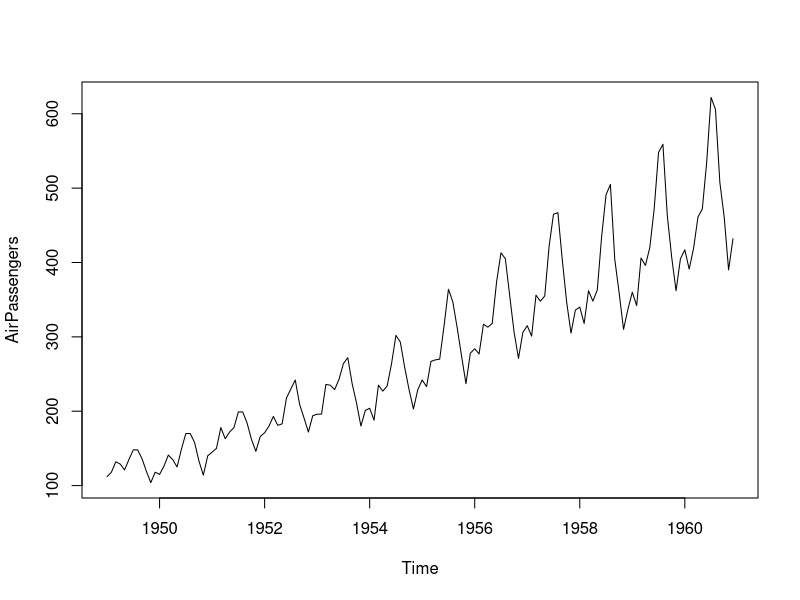
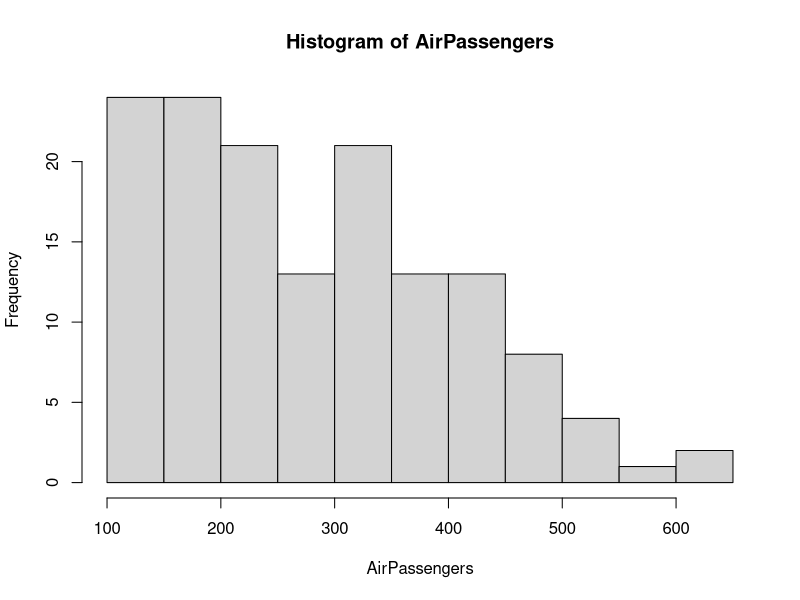
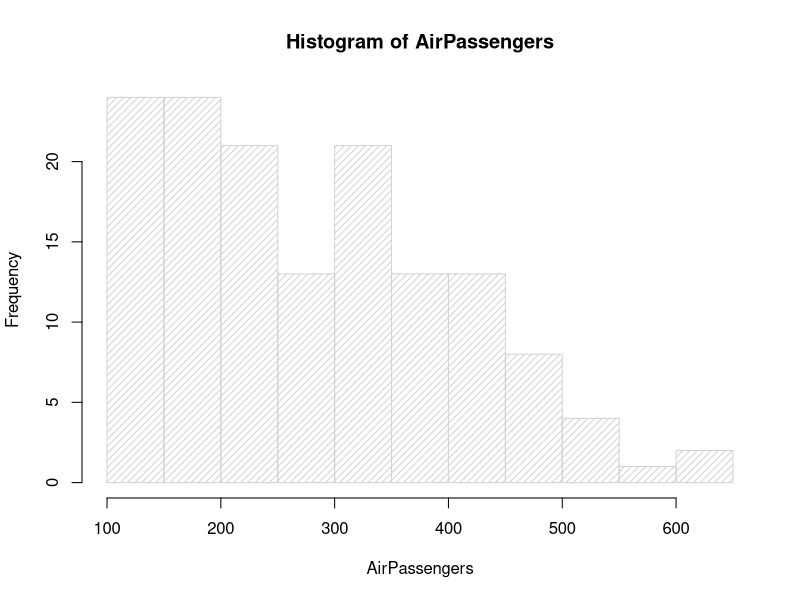
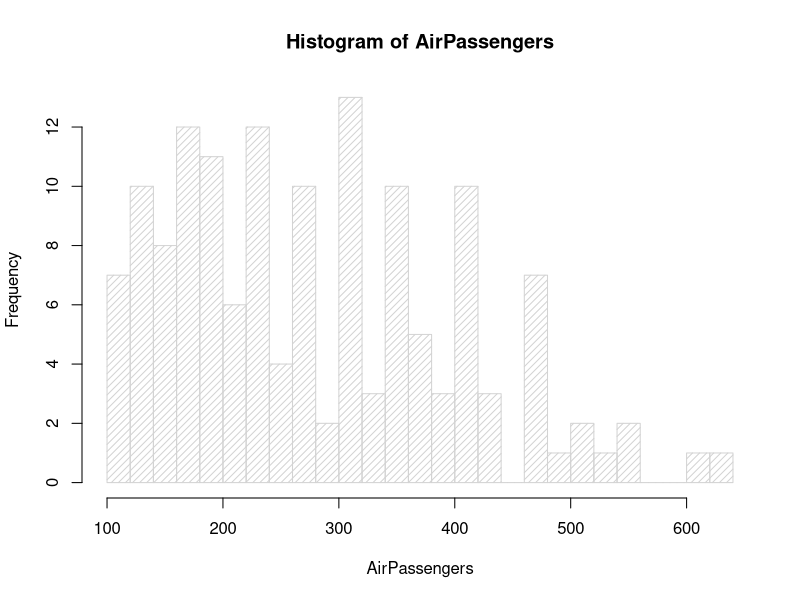

R code for these plots, in order: (Note: this script raises an error after producing the figures.)
# How to import a data set

 library(MASS)

 data(AirPassengers)

 AirPassengers

 plot(AirPassengers)

# In statistics, a histogram is a graphical representation of
# the distribution of data. It is an estimate of the probability
# distribution of a continuous variable


 hist(AirPassengers)
 #with shading
 hist(AirPassengers, density=20)

 #with specific number of bins
 hist(AirPassengers, density=20, breaks=20)

 # proportion, instead of frequency
 # also specifying y-axis
 hist(AirPassengers, density=20, breaks=-3:3,
      ylim=c(0,.5), prob=TRUE)




 # overlay normal curve with x-lab and ylim
 # colored normal curve
 m<-mean(AirPassengers)
 std<-sqrt(var(AirPassengers))
 hist(AirPassengers, density=20, breaks=20, prob=TRUE,
      xlab="x-variable", ylim=c(0, 0.7),
      main="normal curve over histogram")
 curve(dnorm(x, mean=m, sd=std),
       col="darkblue", lwd=2, add=TRUE)

# hist(AirPassengers) is an object
# names(uh) will show all of its components
uh<-hist(AirPassengers)
plot(uh, ylim=c(0, 40), col="lightgray",
     xlab="", main="Histogram of AirPassengers")
text(uh$mids, uh$counts+2, label=c(uh$counts))
